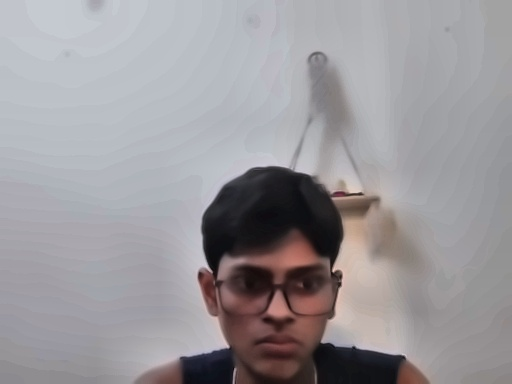
#> input picture System1/uncertain_images/uncertain_20260517_180213_331816_conf5_RIGHT.jpg, 512 x 384 px; its folder holds only this picture in this run
$ python test_harness.py --folder uncertain_images
#> lines starting #> are read from the running program, lines starting #| are printed output that depends on the picture; after the words box and inside, x2 and y2 are one past the last pixel; in counts of white or black regions, pixels touching at a corner belong together
### System1/preprocessor.py
"""
preprocessor.py — Preprocessing pipeline for the chilli detection system.

Runs BEFORE any detection approach:
  1. Noise reduction
  2. CLAHE contrast enhancement
  3. Reflection masking
  4. ROI cropping
  5. Frame validation (is a chilli present?)
"""

import cv2
import numpy as np
import config as cfg


def reduce_noise(frame):
    """Remove camera sensor noise using non-local means denoising.

    Args:
        frame: BGR image from camera.

    Returns:
        Denoised BGR image.
    """
    return cv2.fastNlMeansDenoisingColored(
        frame,
        None,
        cfg.DENOISE_H,
        cfg.DENOISE_H_COLOR,
        cfg.DENOISE_TEMPLATE_WINDOW,
        cfg.DENOISE_SEARCH_WINDOW,
    )


def enhance_contrast(frame):
    """Apply CLAHE to the L channel of LAB colour space.

    Improves detection under shadows in the V-channel.

    Args:
        frame: BGR image.

    Returns:
        Contrast-enhanced BGR image.
    """
    lab = cv2.cvtColor(frame, cv2.COLOR_BGR2LAB)
    l_channel, a_channel, b_channel = cv2.split(lab)
    clahe = cv2.createCLAHE(
        clipLimit=cfg.CLAHE_CLIP_LIMIT,
        tileGridSize=cfg.CLAHE_TILE_SIZE,
    )
    l_channel = clahe.apply(l_channel)
    lab = cv2.merge([l_channel, a_channel, b_channel])
    return cv2.cvtColor(lab, cv2.COLOR_LAB2BGR)


def mask_reflections(frame):
    """Detect and mask bright metallic reflections.

    Pixels above REFLECTION_THRESHOLD in all channels
    are set to the local median to reduce glare.

    Args:
        frame: BGR image.

    Returns:
        Frame with reflections suppressed, and the reflection mask.
    """
    gray = cv2.cvtColor(frame, cv2.COLOR_BGR2GRAY)
    _, reflection_mask = cv2.threshold(
        gray, cfg.REFLECTION_THRESHOLD, 255, cv2.THRESH_BINARY
    )
    # In-paint over reflections with surrounding texture
    result = cv2.inpaint(frame, reflection_mask, inpaintRadius=3,
                         flags=cv2.INPAINT_TELEA)
    return result, reflection_mask


def crop_roi(frame):
    """Crop frame to the V-channel region of interest.

    Uses fractional ROI coordinates from config so it
    adapts to any resolution.

    Args:
        frame: BGR image (full camera frame).

    Returns:
        Cropped BGR image, and (x_offset, y_offset) tuple
        so we can map coordinates back to the full frame.
    """
    h, w = frame.shape[:2]
    x1 = int(w * cfg.ROI_X_START)
    x2 = int(w * cfg.ROI_X_END)
    y1 = int(h * cfg.ROI_Y_START)
    y2 = int(h * cfg.ROI_Y_END)
    return frame[y1:y2, x1:x2].copy(), (x1, y1)


def detect_chilli_present(hsv, min_area=None):
    """Check whether enough red pixels exist to indicate a chilli.

    Args:
        hsv: HSV image.
        min_area: Override for minimum red pixel count.

    Returns:
        (is_present: bool, red_mask: numpy array)
    """
    if min_area is None:
        min_area = cfg.MIN_CHILLI_AREA

    # Dual-range red detection
    lower_red1 = np.array([cfg.RED_H1_MIN, cfg.RED_S_MIN, cfg.RED_V_MIN])
    upper_red1 = np.array([cfg.RED_H1_MAX, 255, 255])
    lower_red2 = np.array([cfg.RED_H2_MIN, cfg.RED_S_MIN, cfg.RED_V_MIN])
    upper_red2 = np.array([cfg.RED_H2_MAX, 255, 255])

    mask1 = cv2.inRange(hsv, lower_red1, upper_red1)
    mask2 = cv2.inRange(hsv, lower_red2, upper_red2)
    red_mask = cv2.bitwise_or(mask1, mask2)

    # Morphological cleaning
    kernel = cv2.getStructuringElement(
        cv2.MORPH_ELLIPSE,
        (cfg.MORPH_KERNEL_SIZE, cfg.MORPH_KERNEL_SIZE),
    )
    red_mask = cv2.morphologyEx(red_mask, cv2.MORPH_OPEN, kernel)
    red_mask = cv2.morphologyEx(red_mask, cv2.MORPH_CLOSE, kernel)

    pixel_count = cv2.countNonZero(red_mask)
    return pixel_count >= min_area, red_mask


def preprocess(frame):
    """Full preprocessing pipeline.

    Args:
        frame: Raw BGR frame from camera.

    Returns:
        dict with keys:
            'processed'     : cleaned BGR image (ROI cropped)
            'hsv'           : HSV conversion of processed
            'red_mask'      : binary mask of red pixels
            'chilli_present': bool
            'roi_offset'    : (x, y) offset for mapping back
            'reflection_mask': binary mask of reflections
        Returns None if frame is empty.
    """
    if frame is None or frame.size == 0:
        return None

    # 1. ROI crop first (reduces work for later steps)
    cropped, roi_offset = crop_roi(frame)

    # 2. Noise reduction
    denoised = reduce_noise(cropped)

    # 3. Contrast enhancement
    enhanced = enhance_contrast(denoised)

    # 4. Reflection handling
    clean, refl_mask = mask_reflections(enhanced)

    # 5. Convert to HSV for detection
    hsv = cv2.cvtColor(clean, cv2.COLOR_BGR2HSV)

    # 6. Frame validation
    present, red_mask = detect_chilli_present(hsv)

    return {
        "processed": clean,
        "hsv": hsv,
        "red_mask": red_mask,
        "chilli_present": present,
        "roi_offset": roi_offset,
        "reflection_mask": refl_mask,
    }

### System1/detectors.py
"""
detectors.py — Three detection approaches + ensemble voting.

Approach 1: Colour-based stem detection (primary, fastest)
Approach 2: Pixel density comparison  (secondary)
Approach 3: Skeleton fork analysis    (tertiary, slowest)
Ensemble:   Weighted voting across all three
"""

import cv2
import numpy as np
import config as cfg

try:
    from skimage.morphology import skeletonize
    SKIMAGE_AVAILABLE = True
except ImportError:
    SKIMAGE_AVAILABLE = False
    print("[WARN] scikit-image not installed — Approach 3 (skeleton) disabled.")


# ═══════════════════════════════════════
# APPROACH 1 — Colour Detection
# ═══════════════════════════════════════

def approach_colour(hsv, red_mask):
    """Detect stem side by locating green/yellow stem pixels.

    Steps:
        1. Build green + yellow masks in HSV.
        2. Morphological clean-up.
        3. Find centroid of stem pixels.
        4. Compare centroid X to image centre.

    Args:
        hsv:      HSV image of the cropped chilli region.
        red_mask: Binary mask of red (chilli body) pixels.

    Returns:
        dict with keys:
            'side'       : 'LEFT', 'RIGHT', or 'UNCERTAIN'
            'confidence' : float 0-100
            'stem_point' : (x, y) centroid of stem pixels or None
            'stem_mask'  : combined green+yellow mask
    """
    h, w = hsv.shape[:2]
    centre_x = w // 2

    # Green mask
    lower_green = np.array([cfg.GREEN_H_MIN, cfg.GREEN_S_MIN, cfg.GREEN_V_MIN])
    upper_green = np.array([cfg.GREEN_H_MAX, 255, 255])
    green_mask = cv2.inRange(hsv, lower_green, upper_green)

    # Yellow / dry-stem mask
    lower_yellow = np.array([cfg.YELLOW_H_MIN, cfg.YELLOW_S_MIN, cfg.YELLOW_V_MIN])
    upper_yellow = np.array([cfg.YELLOW_H_MAX, 255, 255])
    yellow_mask = cv2.inRange(hsv, lower_yellow, upper_yellow)

    # Combine stem masks
    stem_mask = cv2.bitwise_or(green_mask, yellow_mask)

    # Morphological cleaning
    kernel = cv2.getStructuringElement(
        cv2.MORPH_ELLIPSE,
        (cfg.MORPH_KERNEL_SIZE, cfg.MORPH_KERNEL_SIZE),
    )
    stem_mask = cv2.morphologyEx(stem_mask, cv2.MORPH_OPEN, kernel)
    stem_mask = cv2.morphologyEx(stem_mask, cv2.MORPH_CLOSE, kernel)

    stem_pixels = cv2.countNonZero(stem_mask)
    chilli_pixels = cv2.countNonZero(red_mask)

    # No stem pixels found → uncertain
    if stem_pixels < 10:
        return {
            "side": "UNCERTAIN",
            "confidence": 0.0,
            "stem_point": None,
            "stem_mask": stem_mask,
        }

    # Confidence = ratio of stem pixels to total chilli pixels
    total = stem_pixels + chilli_pixels if chilli_pixels > 0 else 1
    confidence = (stem_pixels / total) * 100.0
    # Cap at 100
    confidence = min(confidence, 100.0)

    # Find centroid of stem pixels
    moments = cv2.moments(stem_mask)
    if moments["m00"] > 0:
        cx = int(moments["m10"] / moments["m00"])
        cy = int(moments["m01"] / moments["m00"])
    else:
        cx, cy = centre_x, h // 2

    side = "LEFT" if cx < centre_x else "RIGHT"

    return {
        "side": side,
        "confidence": confidence,
        "stem_point": (cx, cy),
        "stem_mask": stem_mask,
    }


# ═══════════════════════════════════════
# APPROACH 2 — Pixel Density
# ═══════════════════════════════════════

def approach_pixel_density(red_mask):
    """Detect stem side by comparing pixel density in quarters.

    The stem end of a chilli is wider (more pixels)
    than the tapered tip end.

    Steps:
        1. Find bounding box of chilli.
        2. Determine orientation (horizontal vs vertical).
        3. Compare pixel counts in opposing quarters.

    Args:
        red_mask: Binary mask of red pixels.

    Returns:
        dict with keys:
            'side'       : 'LEFT', 'RIGHT', or 'UNCERTAIN'
            'confidence' : float 0-100
            'bbox'       : (x, y, w, h) bounding box
            'orientation': 'HORIZONTAL' or 'VERTICAL'
            'left_count' : pixel count in left/top quarter
            'right_count': pixel count in right/bottom quarter
    """
    # Find bounding box of all red pixels
    contours, _ = cv2.findContours(
        red_mask, cv2.RETR_EXTERNAL, cv2.CHAIN_APPROX_SIMPLE
    )

    if not contours:
        return {
            "side": "UNCERTAIN", "confidence": 0.0,
            "bbox": None, "orientation": None,
            "left_count": 0, "right_count": 0,
        }

    # Use the largest contour
    largest = max(contours, key=cv2.contourArea)
    x, y, w, h = cv2.boundingRect(largest)

    # Dynamic orientation check
    if w >= h:
        orientation = "HORIZONTAL"
        left_region = red_mask[y:y + h, x:x + w // 4]
        right_region = red_mask[y:y + h, x + 3 * w // 4:x + w]
    else:
        orientation = "VERTICAL"
        left_region = red_mask[y:y + h // 4, x:x + w]          # top quarter
        right_region = red_mask[y + 3 * h // 4:y + h, x:x + w] # bottom quarter

    left_count = cv2.countNonZero(left_region)
    right_count = cv2.countNonZero(right_region)

    total = left_count + right_count
    if total == 0:
        return {
            "side": "UNCERTAIN", "confidence": 0.0,
            "bbox": (x, y, w, h), "orientation": orientation,
            "left_count": 0, "right_count": 0,
        }

    # More pixels = wider = stem side
    diff = abs(left_count - right_count)
    confidence = (diff / total) * 100.0

    if orientation == "HORIZONTAL":
        side = "LEFT" if left_count > right_count else "RIGHT"
    else:
        # For vertical: top = left signal, bottom = right signal
        side = "LEFT" if left_count > right_count else "RIGHT"

    return {
        "side": side,
        "confidence": confidence,
        "bbox": (x, y, w, h),
        "orientation": orientation,
        "left_count": left_count,
        "right_count": right_count,
    }


# ═══════════════════════════════════════
# APPROACH 3 — Skeleton Fork Detection
# ═══════════════════════════════════════

def _classify_skeleton_pixels(skeleton):
    """Classify each skeleton pixel by its neighbour count.

    Args:
        skeleton: Binary skeleton image (uint8, 0 or 255).

    Returns:
        endpoints   : list of (x, y) with 1 neighbour
        junctions   : list of (x, y) with 3+ neighbours
    """
    # Normalise to 0/1
    skel_binary = (skeleton > 0).astype(np.uint8)

    # Count neighbours using convolution
    kernel = np.array([[1, 1, 1],
                       [1, 0, 1],
                       [1, 1, 1]], dtype=np.uint8)
    neighbour_count = cv2.filter2D(skel_binary, -1, kernel)

    # Only consider actual skeleton pixels
    endpoints = []
    junctions = []
    ys, xs = np.where(skel_binary == 1)
    for px, py in zip(xs, ys):
        n = neighbour_count[py, px]
        if n == 1:
            endpoints.append((px, py))
        elif n >= 3:
            junctions.append((px, py))

    return endpoints, junctions


def _nearest_junction_distance(point, junctions):
    """Euclidean distance from a point to the nearest junction."""
    if not junctions:
        return float("inf")
    junctions_arr = np.array(junctions)
    dists = np.sqrt(np.sum((junctions_arr - np.array(point)) ** 2, axis=1))
    return float(np.min(dists))


def approach_skeleton(gray):
    """Detect stem side by analysing the skeleton structure.

    Steps:
        1. Blur → adaptive threshold → morphological close.
        2. Skeletonise.
        3. Find endpoints and junctions.
        4. Endpoint closest to a junction = stem end.

    Args:
        gray: Grayscale image of the chilli region.

    Returns:
        dict with keys:
            'side'       : 'LEFT', 'RIGHT', or 'UNCERTAIN'
            'confidence' : float 0-100
            'skeleton'   : skeleton image for visualisation
            'endpoints'  : list of (x, y)
            'junctions'  : list of (x, y)
            'stem_point' : (x, y) of detected stem endpoint
    """
    result_base = {
        "side": "UNCERTAIN", "confidence": 0.0,
        "skeleton": None, "endpoints": [],
        "junctions": [], "stem_point": None,
    }

    if not SKIMAGE_AVAILABLE:
        return result_base

    h, w = gray.shape[:2]
    centre_x = w // 2

    # Gaussian blur to smooth wrinkle noise
    blurred = cv2.GaussianBlur(
        gray, (cfg.BLUR_KERNEL_SIZE, cfg.BLUR_KERNEL_SIZE), 0
    )

    # Adaptive threshold
    binary = cv2.adaptiveThreshold(
        blurred, 255,
        cv2.ADAPTIVE_THRESH_GAUSSIAN_C,
        cv2.THRESH_BINARY_INV,
        cfg.ADAPTIVE_BLOCK_SIZE,
        cfg.ADAPTIVE_C,
    )

    # Morphological closing to smooth edges
    kernel = cv2.getStructuringElement(
        cv2.MORPH_ELLIPSE,
        (cfg.MORPH_KERNEL_SIZE, cfg.MORPH_KERNEL_SIZE),
    )
    binary = cv2.morphologyEx(binary, cv2.MORPH_CLOSE, kernel)

    # Skeletonise (scikit-image expects bool array)
    skel_bool = skeletonize(binary > 0)
    skeleton = (skel_bool.astype(np.uint8)) * 255

    # Classify pixels
    endpoints, junctions = _classify_skeleton_pixels(skeleton)

    if not endpoints:
        result_base["skeleton"] = skeleton
        return result_base

    # For each endpoint, calculate distance to nearest junction
    scored = []
    for ep in endpoints:
        dist = _nearest_junction_distance(ep, junctions)
        scored.append((ep, dist))

    # Filter fake branches: ignore endpoints very close together
    # (branch length < MIN_BRANCH_LENGTH and near a junction)
    valid = [(ep, d) for ep, d in scored if d >= cfg.MIN_BRANCH_LENGTH or d == float("inf")]
    if not valid:
        valid = scored  # fallback to all

    # Stem endpoint = closest to a junction (short distance)
    # Tip endpoint  = farthest from any junction
    valid.sort(key=lambda x: x[1])
    stem_ep = valid[0][0]

    # Confidence based on separation between stem and tip distances
    if len(valid) >= 2:
        tip_ep = valid[-1][0]
        max_dist = valid[-1][1]
        min_dist = valid[0][1]
        if max_dist > 0 and max_dist != float("inf"):
            confidence = ((max_dist - min_dist) / max_dist) * 100.0
        else:
            confidence = 50.0
    else:
        confidence = 40.0

    side = "LEFT" if stem_ep[0] < centre_x else "RIGHT"

    return {
        "side": side,
        "confidence": min(confidence, 100.0),
        "skeleton": skeleton,
        "endpoints": endpoints,
        "junctions": junctions,
        "stem_point": stem_ep,
    }


# ═══════════════════════════════════════
# ENSEMBLE VOTING
# ═══════════════════════════════════════

def ensemble_vote(results):
    """Weighted voting across all three approaches.

    Args:
        results: list of dicts from each approach, each having
                 'side' and 'confidence'.

    Returns:
        dict with keys:
            'final_side'       : 'LEFT', 'RIGHT', or 'UNCERTAIN'
            'final_confidence' : float 0-100
            'deciding_approach': int (0, 1, or 2) or -1
            'votes'            : list of (side, confidence, weight)
    """
    weights = [cfg.WEIGHT_COLOUR, cfg.WEIGHT_DENSITY, cfg.WEIGHT_SKELETON]
    votes = []
    for i, r in enumerate(results):
        votes.append((r["side"], r["confidence"], weights[i]))

    # Weighted score for each side
    score_left = 0.0
    score_right = 0.0
    total_weight = 0.0

    for side, conf, w in votes:
        if side == "LEFT":
            score_left += conf * w
        elif side == "RIGHT":
            score_right += conf * w
        total_weight += w

    if total_weight == 0:
        return {
            "final_side": "UNCERTAIN",
            "final_confidence": 0.0,
            "deciding_approach": -1,
            "votes": votes,
        }

    # Weighted average confidence
    weighted_conf = (score_left + score_right) / total_weight if total_weight else 0

    if score_left > score_right:
        final_side = "LEFT"
        margin = score_left - score_right
    elif score_right > score_left:
        final_side = "RIGHT"
        margin = score_right - score_left
    else:
        final_side = "UNCERTAIN"
        margin = 0

    # Overall confidence = weighted average of all confidences
    overall_conf = sum(c * w for _, c, w in votes) / total_weight

    # Determine which approach contributed most to the winning side
    deciding = -1
    best_contrib = -1
    for i, (side, conf, w) in enumerate(votes):
        if side == final_side:
            contrib = conf * w
            if contrib > best_contrib:
                best_contrib = contrib
                deciding = i

    return {
        "final_side": final_side,
        "final_confidence": overall_conf,
        "deciding_approach": deciding,
        "votes": votes,
    }

### System1/test_harness.py
"""
test_harness.py — Accuracy testing for the chilli stem detection system.

Runs all three approaches + ensemble on a folder of labelled images
and produces a detailed accuracy report.

Image naming convention:
    chilli_001_LEFT.jpg   → stem is on the left
    chilli_002_RIGHT.jpg  → stem is on the right

Usage:
    python test_harness.py --folder test_images
    python test_harness.py --folder test_images --report report.csv
"""

import os
import sys
import csv
import time
import argparse
import cv2
import numpy as np

# Add project root to path
sys.path.insert(0, os.path.dirname(os.path.abspath(__file__)))

import config as cfg
from preprocessor import preprocess
from detectors import (
    approach_colour,
    approach_pixel_density,
    approach_skeleton,
    ensemble_vote,
)


def extract_label(filename):
    """Extract ground-truth stem side from filename.

    Expects 'LEFT' or 'RIGHT' (case insensitive)
    somewhere in the filename.

    Args:
        filename: image filename.

    Returns:
        'LEFT', 'RIGHT', or None if not found.
    """
    upper = filename.upper()
    if "LEFT" in upper:
        return "LEFT"
    elif "RIGHT" in upper:
        return "RIGHT"
    return None


def run_test(folder, report_path="test_report.csv"):
    """Run accuracy test on all labelled images in a folder.

    Args:
        folder: path to image directory.
        report_path: where to write the CSV report.
    """
#> called with folder = 'uncertain_images', report_path = 'test_report.csv'
    extensions = (".jpg", ".jpeg", ".png", ".bmp", ".tiff")
    files = sorted([
        f for f in os.listdir(folder)
        if f.lower().endswith(extensions)
    ])

    if not files:
        print(f"[ERROR] No images found in {folder}")
        return

    # Counters
    total = 0
    labelled = 0
    correct = {"ensemble": 0, "approach1": 0, "approach2": 0, "approach3": 0}
    tested  = {"ensemble": 0, "approach1": 0, "approach2": 0, "approach3": 0}
    no_chilli = 0
    times = []

    rows = []

    print(f"[TEST] Processing {len(files)} images from {folder}\n")
    print(f"{'File':<35} {'Label':<7} {'A1':<10} {'A2':<10} {'A3':<10} {'Ens':<10} {'Conf':>6} {'ms':>6}")
    print("-" * 95)

    for fname in files:
        total += 1
        path = os.path.join(folder, fname)
        frame = cv2.imread(path)
#> frame is the input picture: shape (384, 512, 3); mean B, G, R 155.3, 151.7, 154.7

        if frame is None:
            print(f"  [SKIP] Cannot read: {fname}")
            continue

        label = extract_label(fname)

        t0 = time.perf_counter()
        data = preprocess(frame)
#> in preprocess, `cropped, roi_offset = crop_roi(frame)`:
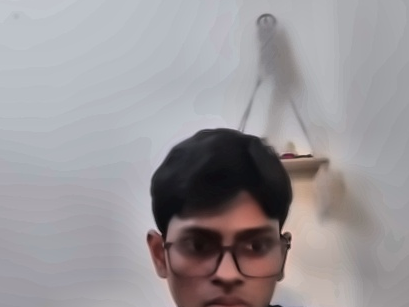
#> cropped: shape (307, 409, 3); mean B, G, R 154.6, 151.4, 155.3
#> in preprocess, `cropped, roi_offset = crop_roi(frame)`: roi_offset = (51, 38)
#> in enhance_contrast, `l_channel, a_channel, b_channel = cv2.split(lab)`:
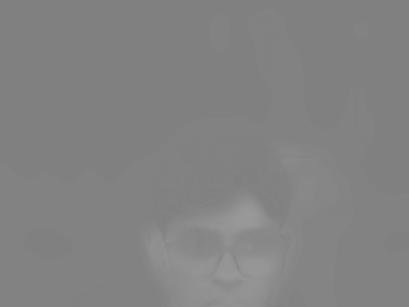
#> a_channel: shape (307, 409); min 128, max 154, mean 130.4
#> in enhance_contrast, `l_channel = clahe.apply(l_channel)`:
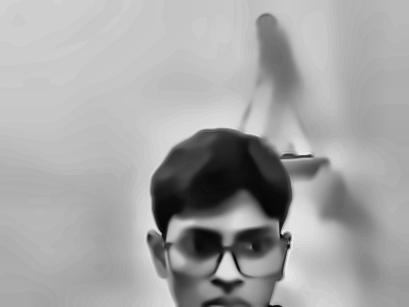
#> l_channel: shape (307, 409); min 4, max 238, mean 165.1
#> in enhance_contrast, `return cv2.cvtColor(lab, cv2.COLOR_LAB2BGR)`:
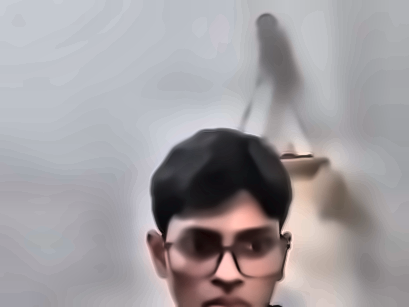
#> returned value: shape (307, 409, 3); mean B, G, R 160.8, 157.5, 161.8
#> in detect_chilli_present, `mask1 = cv2.inRange(hsv, lower_red1, upper_red1)`:
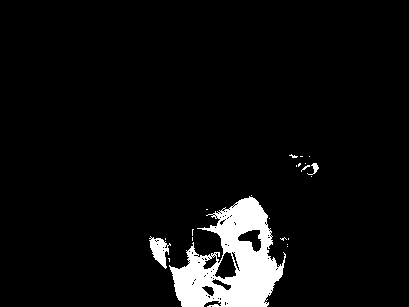
#> mask1: shape (307, 409); 5.7% white; 22 white regions (19 under 20 px), largest, box (x1, y1, x2, y2) and area: (169, 196, 286, 307) 6695, (149, 236, 171, 269) 364, (307, 163, 319, 175) 53
#> in detect_chilli_present, `red_mask = cv2.morphologyEx(red_mask, cv2.MORPH_CLOSE, kernel)`:
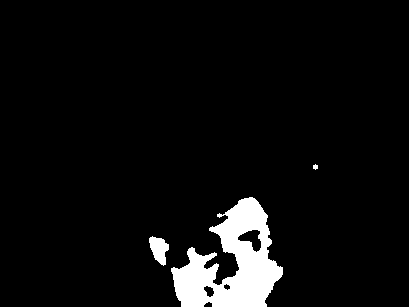
#> red_mask: shape (307, 409); 5.5% white; 3 white regions
#> in detect_chilli_present, `pixel_count = cv2.countNonZero(red_mask)`: pixel_count = 6856
#> in preprocess, `present, red_mask = detect_chilli_present(hsv)`: present = True
#> data = 6 items

        if data is None or not data["chilli_present"]:
            no_chilli += 1
            print(f"  {fname:<35} {'N/A':<7} {'---':<10} {'---':<10} {'---':<10} {'NO CHILLI':<10}")
            continue

        processed = data["processed"]
        hsv = data["hsv"]
        red_mask = data["red_mask"]
        gray = cv2.cvtColor(processed, cv2.COLOR_BGR2GRAY)

        a1 = approach_colour(hsv, red_mask)
#> in approach_colour, `stem_pixels = cv2.countNonZero(stem_mask)`: stem_pixels = 0
#> in approach_colour, `chilli_pixels = cv2.countNonZero(red_mask)`: chilli_pixels = 6856
#> a1 = 4 items
        a2 = approach_pixel_density(red_mask)
#> in approach_pixel_density, `contours, _ = cv2.findContours( red_mask, cv2.RETR_EXTERNAL, cv2.CHAIN..`: contours = 3 contours, 1 with area under 20; largest, box (x1, y1, x2, y2) and area: (171, 197, 283, 307) 6561, (149, 236, 169, 266) 332
#> in approach_pixel_density, `largest = max(contours, key=cv2.contourArea)`: largest = contour of 303 points, box (x1, y1, x2, y2) (171, 197, 283, 307), area 6561
#> in approach_pixel_density, `x, y, w, h = cv2.boundingRect(largest)`: x = 171; y = 197; w = 112; h = 110
#> in approach_pixel_density, `left_region = red_mask[y:y + h, x:x + w // 4]`:
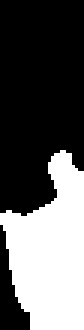
#> left_region: shape (110, 28) (shown 3 times larger); 36.7% white; 1 white region, box (x1, y1, x2, y2) and area: (0, 50, 28, 110) 1129
#> in approach_pixel_density, `left_count = cv2.countNonZero(left_region)`: left_count = 1129
#> (the rest of the program and of its run is left out)
